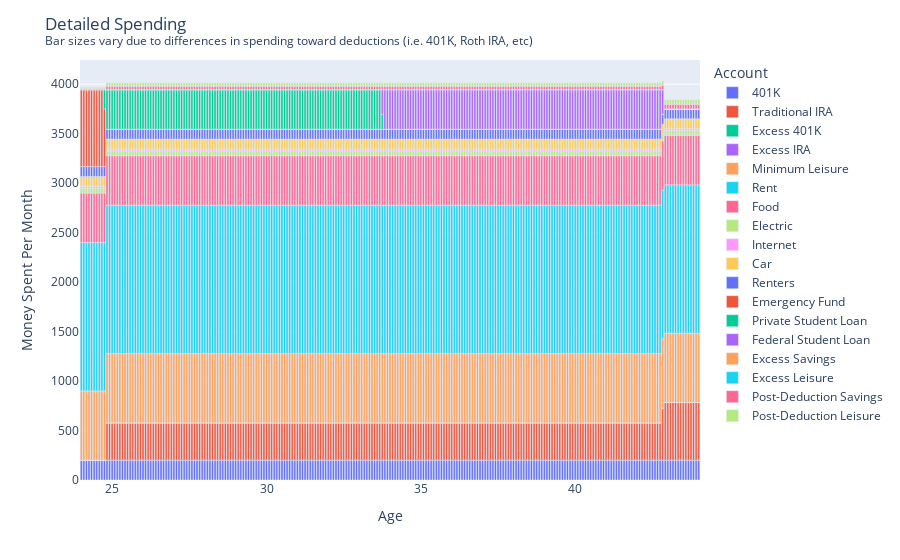

Source (notebook cell):
### Code cell
# Extract the required columns
plot_dat = results['Spent'].with_columns((pl.col("Years") + current_age).alias("Age")).drop("Years").filter(pl.col("Age") < current_age+look_ahead_years)

# Plot each account value over the years
fig = px.bar(plot_dat.melt(id_vars="Age").rename(mapping={"variable" : "Account"}), x="Age", y="value", color='Account')

# Update layout and show the plot
fig.update_layout(title = "Detailed Spending <br><sup>Bar sizes vary due to differences in spending toward deductions (i.e. 401K, Roth IRA, etc)</sup>", 
                  xaxis_title='Age', yaxis_title='Money Spent Per Month')
fig.show()

### Figure 1 — Plotly figure (JSON) as saved in the notebook; plotly's stock layout.template omitted (floating-point values rounded to 4 significant figures; data arrays with more than 128 entries replaced by an {"elided": "..."} marker saying what was removed)
{"data": [{"alignmentgroup": "True", "hovertemplate": "Account=401K<br>Age=%{x}<br>value=%{y}<extra></extra>", "legendgroup": "401K", "marker": {"color": "#636efa", "pattern": {"shape": ""}}, "name": "401K", "offsetgroup": "401K", "orientation": "v", "showlegend": true, "textposition": "auto", "type": "bar", "x": {"elided": "241 float values"}, "xaxis": "x", "y": {"elided": "241 int values"}, "yaxis": "y"}, {"alignmentgroup": "True", "hovertemplate": "Account=Traditional IRA<br>Age=%{x}<br>value=%{y}<extra></extra>", "legendgroup": "Traditional IRA", "marker": {"color": "#EF553B", "pattern": {"shape": ""}}, "name": "Traditional IRA", "offsetgroup": "Traditional IRA", "orientation": "v", "showlegend": true, "textposition": "auto", "type": "bar", "x": {"elided": "241 float values"}, "xaxis": "x", "y": {"elided": "241 float values"}, "yaxis": "y"}, {"alignmentgroup": "True", "hovertemplate": "Account=Excess 401K<br>Age=%{x}<br>value=%{y}<extra></extra>", "legendgroup": "Excess 401K", "marker": {"color": "#00cc96", "pattern": {"shape": ""}}, "name": "Excess 401K", "offsetgroup": "Excess 401K", "orientation": "v", "showlegend": true, "textposition": "auto", "type": "bar", "x": {"elided": "241 float values"}, "xaxis": "x", "y": {"elided": "241 int values"}, "yaxis": "y"}, {"alignmentgroup": "True", "hovertemplate": "Account=Excess IRA<br>Age=%{x}<br>value=%{y}<extra></extra>", "legendgroup": "Excess IRA", "marker": {"color": "#ab63fa", "pattern": {"shape": ""}}, "name": "Excess IRA", "offsetgroup": "Excess IRA", "orientation": "v", "showlegend": true, "textposition": "auto", "type": "bar", "x": {"elided": "241 float values"}, "xaxis": "x", "y": {"elided": "241 int values"}, "yaxis": "y"}, {"alignmentgroup": "True", "hovertemplate": "Account=Minimum Leisure<br>Age=%{x}<br>value=%{y}<extra></extra>", "legendgroup": "Minimum Leisure", "marker": {"color": "#FFA15A", "pattern": {"shape": ""}}, "name": "Minimum Leisure", "offsetgroup": "Minimum Leisure", "orientation": "v", "showlegend": true, "textposition": "auto", "type": "bar", "x": {"elided": "241 float values"}, "xaxis": "x", "y": {"elided": "241 int values"}, "yaxis": "y"}, {"alignmentgroup": "True", "hovertemplate": "Account=Rent<br>Age=%{x}<br>value=%{y}<extra></extra>", "legendgroup": "Rent", "marker": {"color": "#19d3f3", "pattern": {"shape": ""}}, "name": "Rent", "offsetgroup": "Rent", "orientation": "v", "showlegend": true, "textposition": "auto", "type": "bar", "x": {"elided": "241 float values"}, "xaxis": "x", "y": {"elided": "241 int values"}, "yaxis": "y"}, {"alignmentgroup": "True", "hovertemplate": "Account=Food<br>Age=%{x}<br>value=%{y}<extra></extra>", "legendgroup": "Food", "marker": {"color": "#FF6692", "pattern": {"shape": ""}}, "name": "Food", "offsetgroup": "Food", "orientation": "v", "showlegend": true, "textposition": "auto", "type": "bar", "x": {"elided": "241 float values"}, "xaxis": "x", "y": {"elided": "241 int values"}, "yaxis": "y"}, {"alignmentgroup": "True", "hovertemplate": "Account=Electric<br>Age=%{x}<br>value=%{y}<extra></extra>", "legendgroup": "Electric", "marker": {"color": "#B6E880", "pattern": {"shape": ""}}, "name": "Electric", "offsetgroup": "Electric", "orientation": "v", "showlegend": true, "textposition": "auto", "type": "bar", "x": {"elided": "241 float values"}, "xaxis": "x", "y": {"elided": "241 int values"}, "yaxis": "y"}, {"alignmentgroup": "True", "hovertemplate": "Account=Internet<br>Age=%{x}<br>value=%{y}<extra></extra>", "legendgroup": "Internet", "marker": {"color": "#FF97FF", "pattern": {"shape": ""}}, "name": "Internet", "offsetgroup": "Internet", "orientation": "v", "showlegend": true, "textposition": "auto", "type": "bar", "x": {"elided": "241 float values"}, "xaxis": "x", "y": {"elided": "241 float values"}, "yaxis": "y"}, {"alignmentgroup": "True", "hovertemplate": "Account=Car<br>Age=%{x}<br>value=%{y}<extra></extra>", "legendgroup": "Car", "marker": {"color": "#FECB52", "pattern": {"shape": ""}}, "name": "Car", "offsetgroup": "Car", "orientation": "v", "showlegend": true, "textposition": "auto", "type": "bar", "x": {"elided": "241 float values"}, "xaxis": "x", "y": {"elided": "241 int values"}, "yaxis": "y"}, {"alignmentgroup": "True", "hovertemplate": "Account=Renters<br>Age=%{x}<br>value=%{y}<extra></extra>", "legendgroup": "Renters", "marker": {"color": "#636efa", "pattern": {"shape": ""}}, "name": "Renters", "offsetgroup": "Renters", "orientation": "v", "showlegend": true, "textposition": "auto", "type": "bar", "x": {"elided": "241 float values"}, "xaxis": "x", "y": {"elided": "241 int values"}, "yaxis": "y"}, {"alignmentgroup": "True", "hovertemplate": "Account=Emergency Fund<br>Age=%{x}<br>value=%{y}<extra></extra>", "legendgroup": "Emergency Fund", "marker": {"color": "#EF553B", "pattern": {"shape": ""}}, "name": "Emergency Fund", "offsetgroup": "Emergency Fund", "orientation": "v", "showlegend": true, "textposition": "auto", "type": "bar", "x": {"elided": "241 float values"}, "xaxis": "x", "y": {"elided": "241 float values"}, "yaxis": "y"}, {"alignmentgroup": "True", "hovertemplate": "Account=Private Student Loan<br>Age=%{x}<br>value=%{y}<extra></extra>", "legendgroup": "Private Student Loan", "marker": {"color": "#00cc96", "pattern": {"shape": ""}}, "name": "Private Student Loan", "offsetgroup": "Private Student Loan", "orientation": "v", "showlegend": true, "textposition": "auto", "type": "bar", "x": {"elided": "241 float values"}, "xaxis": "x", "y": {"elided": "241 float values"}, "yaxis": "y"}, {"alignmentgroup": "True", "hovertemplate": "Account=Federal Student Loan<br>Age=%{x}<br>value=%{y}<extra></extra>", "legendgroup": "Federal Student Loan", "marker": {"color": "#ab63fa", "pattern": {"shape": ""}}, "name": "Federal Student Loan", "offsetgroup": "Federal Student Loan", "orientation": "v", "showlegend": true, "textposition": "auto", "type": "bar", "x": {"elided": "241 float values"}, "xaxis": "x", "y": {"elided": "241 float values"}, "yaxis": "y"}, {"alignmentgroup": "True", "hovertemplate": "Account=Excess Savings<br>Age=%{x}<br>value=%{y}<extra></extra>", "legendgroup": "Excess Savings", "marker": {"color": "#FFA15A", "pattern": {"shape": ""}}, "name": "Excess Savings", "offsetgroup": "Excess Savings", "orientation": "v", "showlegend": true, "textposition": "auto", "type": "bar", "x": {"elided": "241 float values"}, "xaxis": "x", "y": {"elided": "241 int values"}, "yaxis": "y"}, {"alignmentgroup": "True", "hovertemplate": "Account=Excess Leisure<br>Age=%{x}<br>value=%{y}<extra></extra>", "legendgroup": "Excess Leisure", "marker": {"color": "#19d3f3", "pattern": {"shape": ""}}, "name": "Excess Leisure", "offsetgroup": "Excess Leisure", "orientation": "v", "showlegend": true, "textposition": "auto", "type": "bar", "x": {"elided": "241 float values"}, "xaxis": "x", "y": {"elided": "241 int values"}, "yaxis": "y"}, {"alignmentgroup": "True", "hovertemplate": "Account=Post-Deduction Savings<br>Age=%{x}<br>value=%{y}<extra></extra>", "legendgroup": "Post-Deduction Savings", "marker": {"color": "#FF6692", "pattern": {"shape": ""}}, "name": "Post-Deduction Savings", "offsetgroup": "Post-Deduction Savings", "orientation": "v", "showlegend": true, "textposition": "auto", "type": "bar", "x": {"elided": "241 float values"}, "xaxis": "x", "y": {"elided": "241 float values"}, "yaxis": "y"}, {"alignmentgroup": "True", "hovertemplate": "Account=Post-Deduction Leisure<br>Age=%{x}<br>value=%{y}<extra></extra>", "legendgroup": "Post-Deduction Leisure", "marker": {"color": "#B6E880", "pattern": {"shape": ""}}, "name": "Post-Deduction Leisure", "offsetgroup": "Post-Deduction Leisure", "orientation": "v", "showlegend": true, "textposition": "auto", "type": "bar", "x": {"elided": "241 float values"}, "xaxis": "x", "y": {"elided": "241 float values"}, "yaxis": "y"}], "layout": {"barmode": "relative", "legend": {"title": {"text": "Account"}, "tracegroupgap": 0}, "margin": {"t": 60}, "title": {"text": "Detailed Spending <br><sup>Bar sizes vary due to differences in spending toward deductions (i.e. 401K, Roth IRA, etc)</sup>"}, "xaxis": {"anchor": "y", "domain": [0, 1], "title": {"text": "Age"}}, "yaxis": {"anchor": "x", "domain": [0, 1], "title": {"text": "Money Spent Per Month"}}}}
